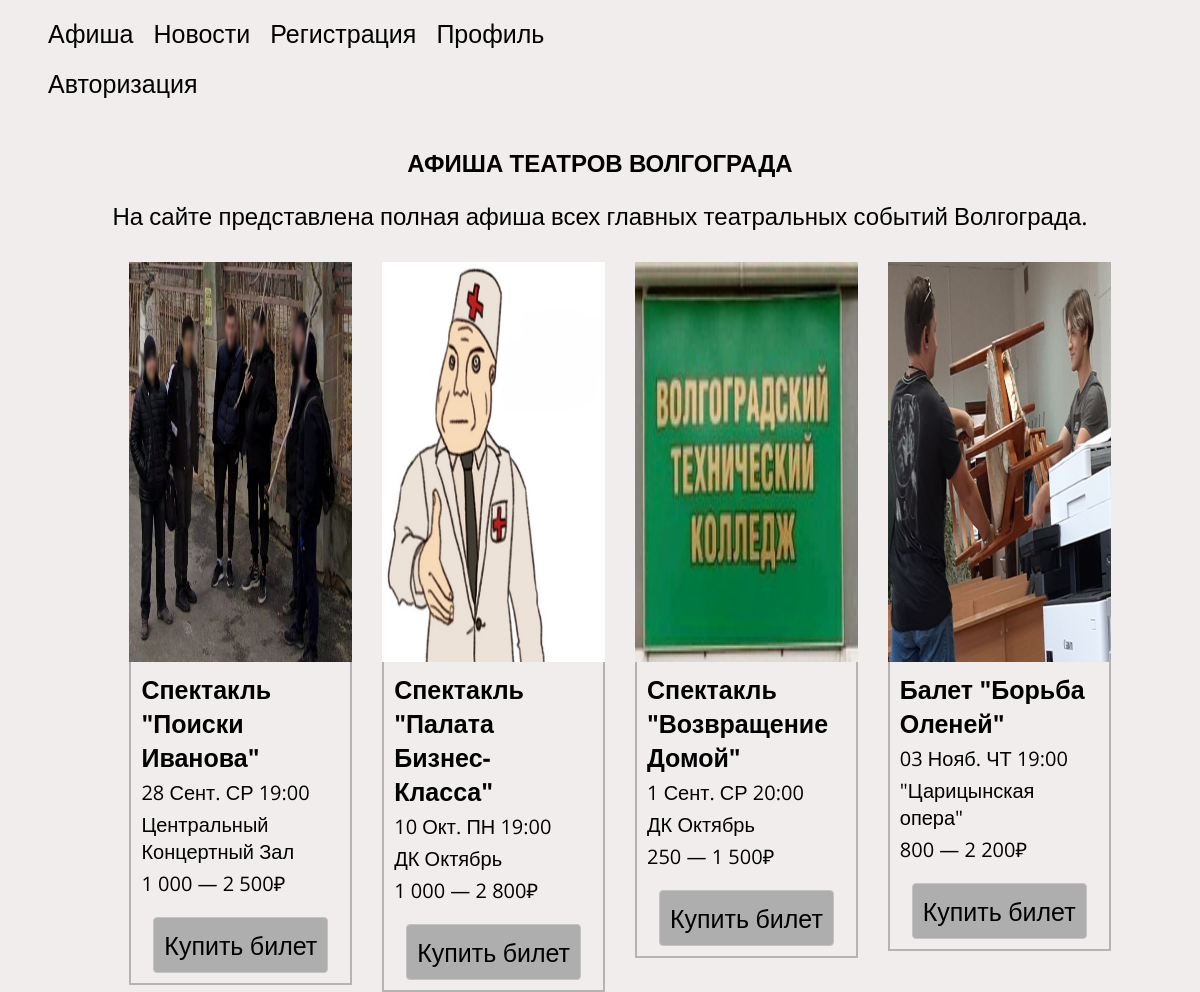
The page / on the database its author committed.
### tables this page shows
CREATE TABLE `poster` (
  `id` int NOT NULL,
  `img` varchar(255) NOT NULL,
  `name` varchar(255) NOT NULL,
  `date` varchar(255) NOT NULL,
  `place` varchar(255) NOT NULL,
  `price` varchar(255) NOT NULL
);

### index.php (the view, shortened to what this page needs)
<?php
include 'connect.php';
if (!$conn) {
    die("Ошибка: " . mysqli_connect_error());
} else {
    $posterSelect = "SELECT * FROM `poster`";
    $posterSelectResult = mysqli_query($conn, $posterSelect);
}
?>
<!DOCTYPE html>
<html lang="ru">
<head>
    <link rel="stylesheet" href="/style/style.css">
</head>
<body>
    <header class="header">
        <div class="header-container ">
            <nav class="header-nav">
                <ul class="menu flex">
                    <li>
                        <a href="index.php" class="header-link">Афиша</a>
                    </li>
                    <li>
                        <a href="#">Новости</a>
                    <li>
                        <a href="reg.php">Регистрация</a>
                    </li>
                    </li>
                    <li>
                    <a href="profil.php">Профиль</a>
                    </li>
                </ul>
                <?php
                echo "<ul class='header-cabinet'>";
                if (isset($_SESSION["userid"])) {
                    $userlogin  = $_SESSION["userid"];
                    $userSelect = "SELECT login FROM `user` WHERE id = '$userlogin'";
                    $userResult = mysqli_query($conn, $userSelect);
                    $userFetch = mysqli_fetch_array($userResult);
                    echo "<span class ='nameclass'>" . $userFetch['login'] . "</span>";
                    echo "<a href='exit.php'>" . " выйти?" . "</a>";
                } else {
                    echo "<a href='auth.php'>" . "Авторизация" . "</a>";
                }
                echo "</ul>"
                ?>
            </nav>
        </div>
    </header>
    <main class="main">
        <section class="section">
            <div class="container main-container">
                <h1 class="container-header">
                    АФИША ТЕАТРОВ ВОЛГОГРАДА
                </h1>
                <p class="container header-info">На&nbsp;сайте представлена полная афиша всех главных театральных событий Волгограда.
            </div>
            <div class="poster">
                <ul class="poster-list">
                    <?php
                    foreach ($posterSelectResult as $posterRow) {
                        echo "<li class='poster-item'>";
                        echo "<img src='img/" . $posterRow['img'] . "' alt=''>";
                        echo "<div class='poster-content-wrapper'>";
                        echo "<h2 class='poster-header'>" .
                            "<a href='index.php?name=' class='poster-link'>" . $posterRow['name'] . "</a>" .
                            "</h2>";
                        echo "<span class='poster-span'>" . "$posterRow[date]" . "</span>";
                        echo "<span class='poster-span'>" . "$posterRow[place]" . "</span>";
                        echo "<span class='poster-span'>" . "$posterRow[price]" . "</span>";
                        echo "<div class='theatre-about-wrapper'>";
                        echo "<a href='theatre.php?posterid=" . $posterRow['id'] . "' class='about-btn'>" . "Купить билет" . "</a>";
                        echo "</div>";
                        echo "</div>";
                        echo "</li>";
                    }
                    ?>
                </ul>
            </div>
        </section>
    </main>
</body>
</html>

### style/style.css (style rules this page uses)
html { box-sizing: border-box; }
a { align-items: center; text-decoration: none; color: black; font-size: 25px; padding-right: 20px; }
body { background-color: rgb(241, 237, 237); font-family: 'Open Sans', sans-serif; }
.header { padding-bottom: 10px; }
.flex { display: flex; }
.container { padding: 0 15px; margin: 0 auto; max-width: 1024px; }
ul { list-style: none; flex-wrap: wrap }
.main-container { text-align: center; margin-bottom: 30px; }
.header-info { font-size: 24px; }
.poster-item { width: calc((100% - 30px) / 5); margin-bottom: 10px; display: flex; flex-direction: column; max-height: 400px; min-height: 400px; }
.poster-item:not(:last-child) { margin-right: 30px; }
.poster-item img { display: flex; flex: 1; object-fit: content; overflow: block; max-height: 400px; min-height: 400px; }
.poster-content-wrapper { display: flex; flex-direction: column; align-content: center; padding: 10px; border: 2px solid rgb(180, 180, 180); border-top: none; }
.poster-header { margin: 0; margin-bottom: 5px; }
.poster-link { margin-bottom: 10px; }
.poster-span { margin-bottom: 5px; font-size: 20px; }
.poster-list { display: flex; justify-content: center; }
img { max-width: 100%; }
.theatre-about-wrapper { display: flex; flex: 1; justify-content: center; align-items: flex-end; padding-top: 15px; }
.about-btn { padding: 10px; color: rgb(0, 0, 0); background-color: rgb(174, 174, 174); border: 1px solid rgb(195, 195, 195); border-radius: 4px; }

### rows shown on the page
poster: img (picture), name "Спектакль \"Поиски Иванова\"", date "28 Сент. СР 19:00", place "Центральный Концертный Зал", price "1 000 — 2 500₽"
poster: img (picture), name "Спектакль \"Палата Бизнес-Класса\"", date "10 Окт. ПН 19:00", place "ДК Октябрь", price "1 000 — 2 800₽"
poster: img (picture), name "Спектакль \"Возвращение Домой\"", date "1 Сент. СР 20:00", place "ДК Октябрь", price "250 — 1 500₽"
poster: img (picture), name "Балет \"Борьба Оленей\"", date "03 Нояб. ЧТ 19:00", place "\"Царицынская опера\"", price "800 — 2 200₽"
